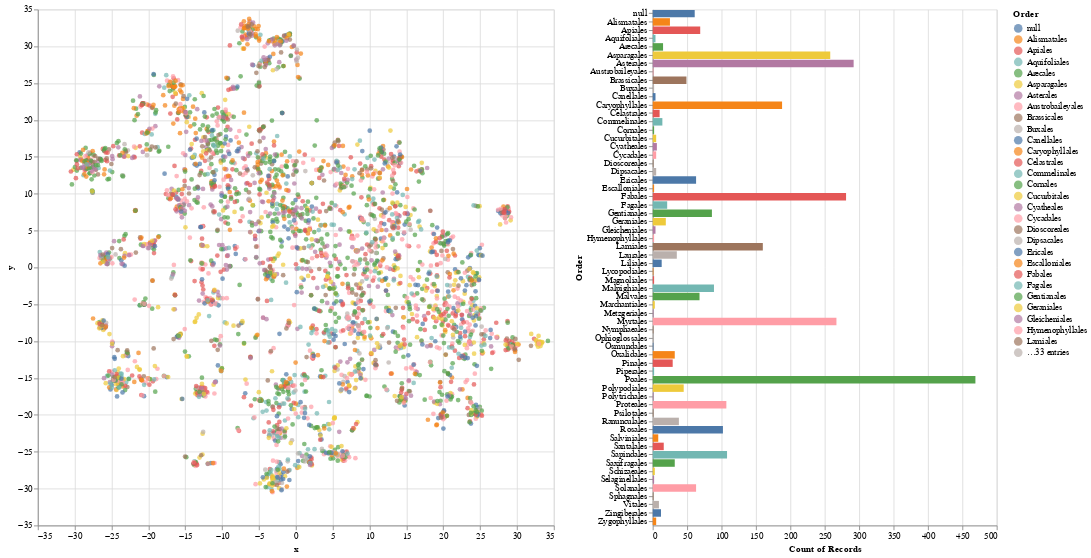

The notebook cell this image was saved under:
### Code cell
# Visualize the embeddings
tsne_plant_embeddings(reg_model)

### Figure 1 — Vega-Lite specification as saved in the notebook (floating-point values rounded to 4 significant figures; data arrays with more than 128 entries replaced by an {"elided": "..."} marker saying what was removed)
{"config": {"view": {"continuousWidth": 400, "continuousHeight": 300}}, "hconcat": [{"layer": [{"mark": "circle", "encoding": {"color": {"condition": {"type": "nominal", "field": "Order", "selection": "selector002"}, "value": "whitesmoke"}, "x": {"type": "quantitative", "field": "x"}, "y": {"type": "quantitative", "field": "y"}}, "height": 600, "selection": {"selector013": {"type": "single", "encodings": ["x", "y"], "on": "mouseover", "nearest": true, "empty": "none"}}, "width": 600}, {"mark": {"type": "text", "align": "left", "dx": 5, "dy": -5}, "encoding": {"text": {"condition": {"type": "nominal", "field": "Scientific Name", "selection": "selector013"}, "value": ""}, "x": {"type": "quantitative", "field": "x"}, "y": {"type": "quantitative", "field": "y"}}}]}, {"mark": "bar", "encoding": {"color": {"condition": {"type": "nominal", "field": "Order", "selection": "selector002"}, "value": "lightgray"}, "x": {"type": "quantitative", "aggregate": "count"}, "y": {"type": "nominal", "field": "Order"}}, "height": 600, "selection": {"selector002": {"type": "multi", "fields": ["Order"]}}}], "data": {"name": "data-d986038c06efaf2658adef04e0eef25e"}, "$schema": "https://vega.github.io/schema/vega-lite/v4.8.1.json", "datasets": {"data-d986038c06efaf2658adef04e0eef25e": {"elided": "3221 records"}}}
